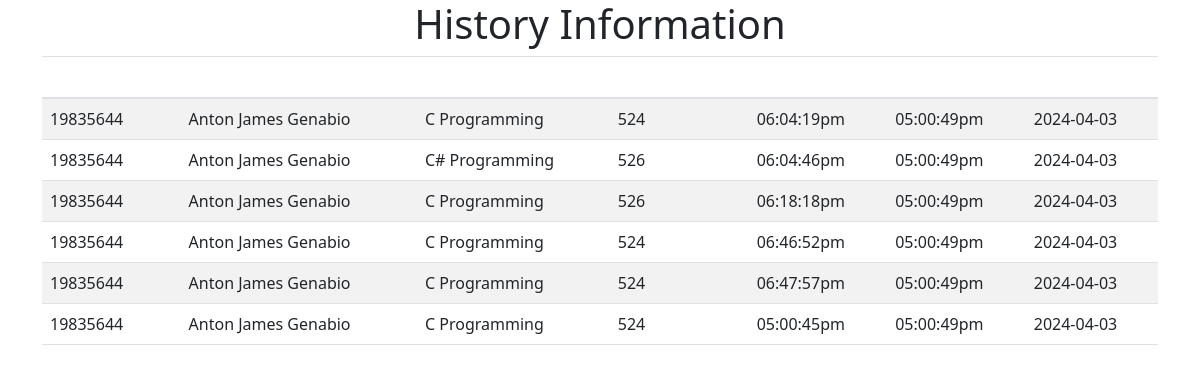
/static/history.php (signed in), run on an earlier commit of the app's database.
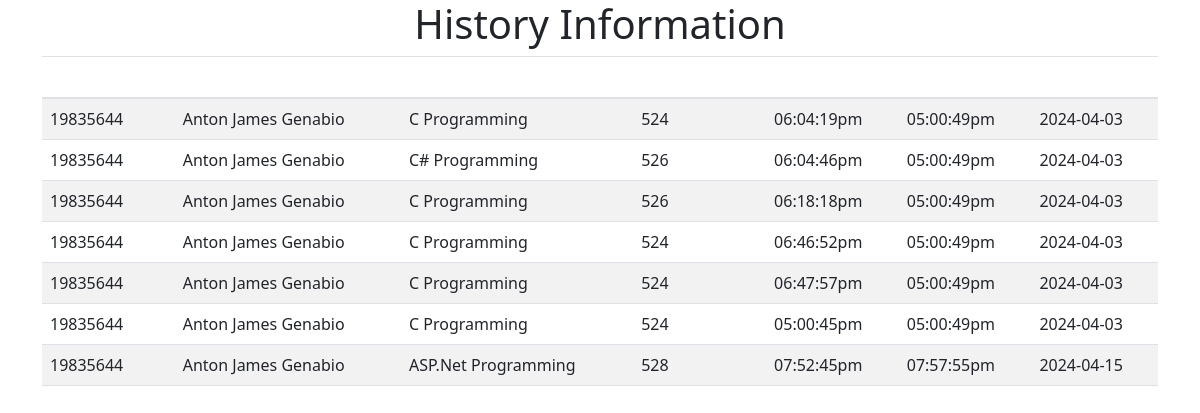
And on a later commit of the database.
### tables this page shows
CREATE TABLE `student_sit_in` (
  `sit_id` int(11) NOT NULL,
  `id_number` int(11) NOT NULL,
  `sit_purpose` varchar(50) NOT NULL,
  `sit_lab` varchar(20) NOT NULL,
  `sit_login` varchar(15) NOT NULL,
  `sit_logout` varchar(15) NOT NULL,
  `sit_date` varchar(10) NOT NULL,
  `status` varchar(20) NOT NULL
);

CREATE TABLE `students` (
  `id_number` int(11) NOT NULL,
  `lastName` varchar(50) NOT NULL,
  `firstName` varchar(50) NOT NULL,
  `middleName` varchar(50) NOT NULL,
  `yearLevel` int(11) NOT NULL,
  `password` varchar(50) NOT NULL,
  `course` varchar(20) NOT NULL,
  `email` varchar(50) NOT NULL,
  `address` varchar(50) NOT NULL,
  `status` varchar(10) NOT NULL
);

### static/history.php (the view, shortened to what this page needs)
<?php
$idNumber = $_SESSION['id_number'];
$con = mysqli_connect('localhost', 'root', '', 'ccs_system');
    $sqlTable = " SELECT student_sit_in.sit_id, students.id_number, students.firstName,students.lastName,
    student_sit_in.sit_purpose, student_sit_in.sit_lab , student_sit_in.sit_login,
    student_sit_in.sit_logout,student_sit_in.sit_date, student_sit_in.status FROM
    students INNER JOIN student_sit_in ON students.id_number = student_sit_in.id_number
        INNER JOIN student_session ON student_sit_in.id_number = student_session.id_number WHERE student_sit_in.status = 'Finished' AND student_sit_in.id_number = '$idNumber';";
    $result = mysqli_query($con, $sqlTable);
    if(mysqli_num_rows($result) > 0)
        {
        $listPerson = [];
        while($row = mysqli_fetch_array($result)) {
            $listPerson[] = $row;
        }
        }
?>
<!DOCTYPE html>
<html lang="en">
<head>
    <link rel="stylesheet" href="https://cdn.jsdelivr.net/npm/bootstrap@4.3.1/dist/css/bootstrap.min.css">
    <link rel="stylesheet" href="https://cdnjs.cloudflare.com/ajax/libs/twitter-bootstrap/5.3.0/css/bootstrap.min.css">
    <link rel="stylesheet" href="https://cdn.datatables.net/2.0.2/css/dataTables.bootstrap5.css">
</head>
<body>
    <h1 class="text-center">History Information</h1>
<div class="container">
  <table id="example" class="table table-striped display compact" style="width:100%">
  <thead style="background-color: #144c94">
      <tr>
          <th class="text-white">ID Number</th>
          <th  class="text-white">Name</th>
          <th class="text-white">Sit Purpose</th>
          <th class="text-white">Laboratory</th>
          <th class="text-white">Login</th>
          <th class="text-white">Logout</th>
          <th class="text-white">Date</th>
      </tr>
  </thead>
  <tbody>
      <?php foreach ($listPerson as $person): ?>
          <tr>
              <td><?php echo $person['id_number']; ?></td>
              <td><?php echo $person['firstName']." ".$person['lastName']; ?></td>
              <td><?php echo $person['sit_purpose']; ?></td>
              <td><?php echo $person['sit_lab']; ?></td>
              <td><?php echo $person['sit_login']; ?></td>
              <td><?php echo $person['sit_logout']; ?></td>
              <td><?php echo $person['sit_date']; ?></td>
          </tr>
      <?php endforeach; ?>
  </tbody>
</table>
</div>
</body>
</html>

What changed in the data, as far as the page shows it:
added student_sit_in: id_number.id_number "19835644", id_number.firstName "Anton James", id_number.lastName "Genabio", sit_purpose "ASP.Net Programming", sit_lab "528", sit_login "07:52:45pm", sit_logout "07:57:55pm", sit_date "2024-04-15"
